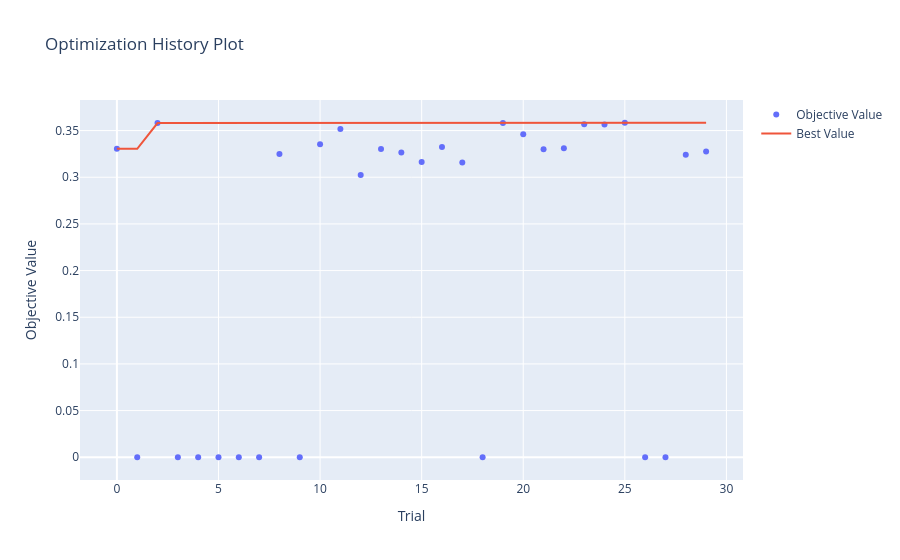

The notebook cell saved with this chart:
### Markdown cell above
## 📊 Visualization of Results <a name="visualization"></a>

### Code cell
print('📈 Optimization History')
optuna.visualization.plot_optimization_history(study)

### Figure 1 — Plotly figure (JSON) as saved in the notebook; plotly's stock layout.template omitted (floating-point values rounded to 4 significant figures)
{"data": [{"mode": "markers", "name": "Objective Value", "type": "scatter", "x": [0, 1, 2, 3, 4, 5, 6, 7, 8, 9, 10, 11, 12, 13, 14, 15, 16, 17, 18, 19, 20, 21, 22, 23, 24, 25, 26, 27, 28, 29], "y": [0.3304, 0, 0.3581, 0, 0, 0, 0, 0, 0.3248, 0, 0.3353, 0.3518, 0.3024, 0.3302, 0.3266, 0.3163, 0.3324, 0.3158, 0, 0.3581, 0.3462, 0.33, 0.3311, 0.3568, 0.3564, 0.3584, 0, 0, 0.324, 0.3276]}, {"mode": "lines", "name": "Best Value", "type": "scatter", "x": [0, 1, 2, 3, 4, 5, 6, 7, 8, 9, 10, 11, 12, 13, 14, 15, 16, 17, 18, 19, 20, 21, 22, 23, 24, 25, 26, 27, 28, 29], "y": [0.3304, 0.3304, 0.3581, 0.3581, 0.3581, 0.3581, 0.3581, 0.3581, 0.3581, 0.3581, 0.3581, 0.3581, 0.3581, 0.3581, 0.3581, 0.3581, 0.3581, 0.3581, 0.3581, 0.3581, 0.3581, 0.3581, 0.3581, 0.3581, 0.3581, 0.3584, 0.3584, 0.3584, 0.3584, 0.3584]}, {"marker": {"color": "#cccccc"}, "mode": "markers", "name": "Infeasible Trial", "showlegend": false, "type": "scatter", "x": [], "y": []}], "layout": {"title": {"text": "Optimization History Plot"}, "xaxis": {"title": {"text": "Trial"}}, "yaxis": {"title": {"text": "Objective Value"}}}}
